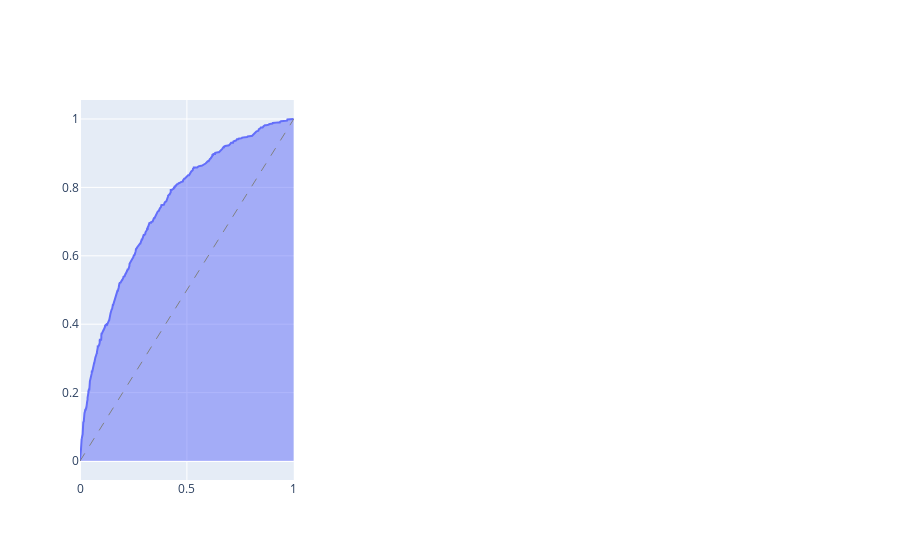

Notebook source saved alongside this figure:
### Code cell
score = lazy_roc_auc(Y_test, predictions )
score.plot()

### Figure 1 — Plotly figure (JSON) as saved in the notebook; plotly's stock layout.template omitted (floating-point values rounded to 4 significant figures; data arrays with more than 128 entries replaced by an {"elided": "..."} marker saying what was removed)
{"data": [{"fill": "tozeroy", "mode": "lines", "showlegend": false, "type": "scatter", "x": {"elided": "1001 float values"}, "xaxis": "x", "y": {"elided": "1001 float values"}, "yaxis": "y"}, {"line": {"color": "gray", "dash": "dash", "width": 1}, "mode": "lines", "showlegend": false, "type": "scatter", "x": [0, 1], "xaxis": "x", "y": [0, 1], "yaxis": "y"}], "layout": {"spikedistance": 1000, "xaxis": {"anchor": "y", "domain": [0, 0.2889], "showspikes": true, "spikecolor": "green", "spikemode": "across", "spikesnap": "cursor", "spikethickness": 1}, "xaxis2": {"anchor": "y2", "domain": [0.3556, 0.6444], "showspikes": true, "spikecolor": "green", "spikemode": "across", "spikesnap": "cursor", "spikethickness": 1}, "xaxis3": {"anchor": "y3", "domain": [0.7111, 1], "showspikes": true, "spikecolor": "green", "spikemode": "across", "spikesnap": "cursor", "spikethickness": 1}, "yaxis": {"anchor": "x", "domain": [0, 1], "showspikes": true, "spikecolor": "orange", "spikesnap": "cursor", "spikethickness": 1}, "yaxis2": {"anchor": "x2", "domain": [0, 1], "showspikes": true, "spikecolor": "orange", "spikesnap": "cursor", "spikethickness": 1}, "yaxis3": {"anchor": "x3", "domain": [0, 1], "showspikes": true, "spikecolor": "orange", "spikesnap": "cursor", "spikethickness": 1}}}
